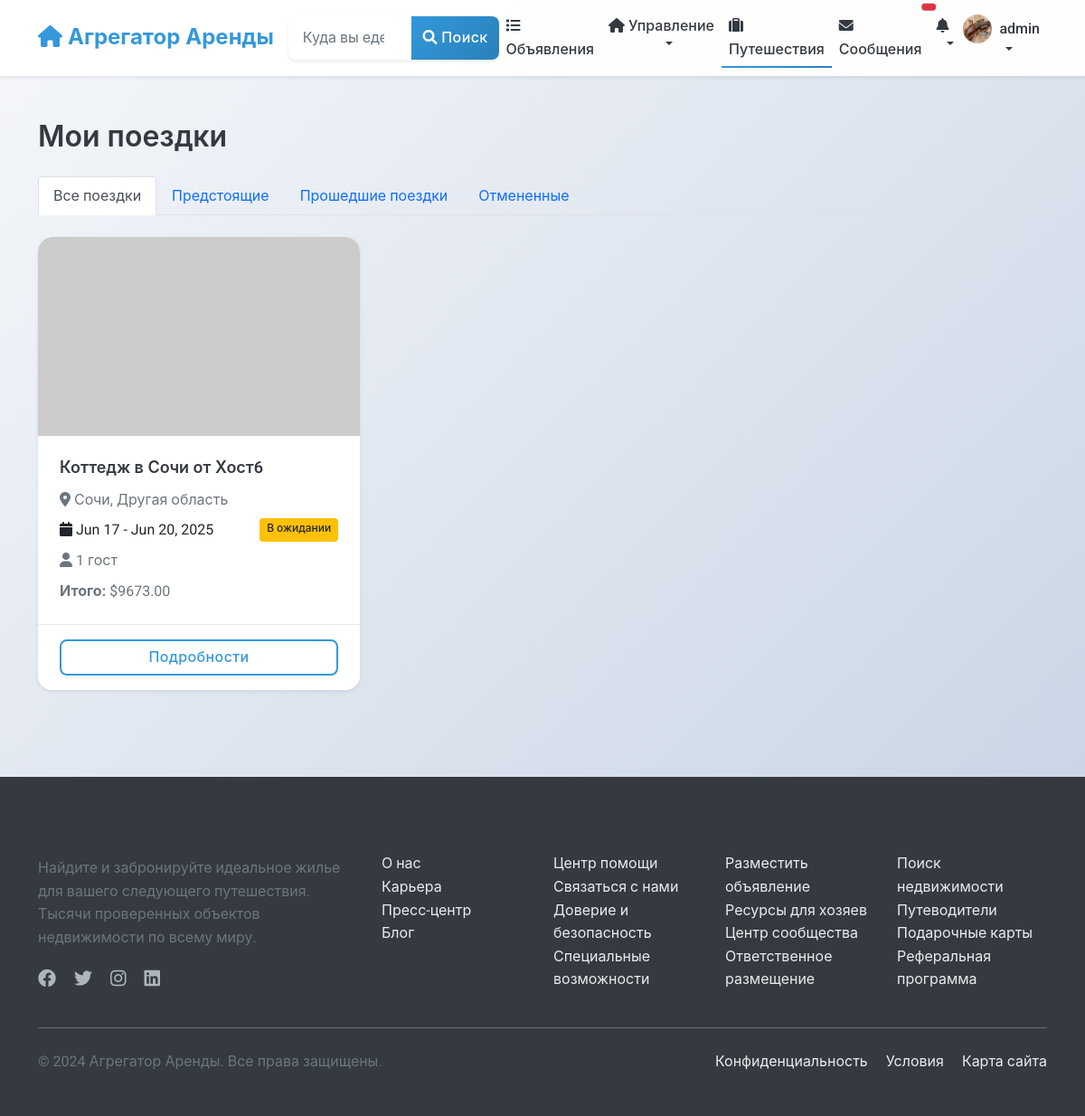
Before: /listings/my-bookings/ (signed in) with the older database file.
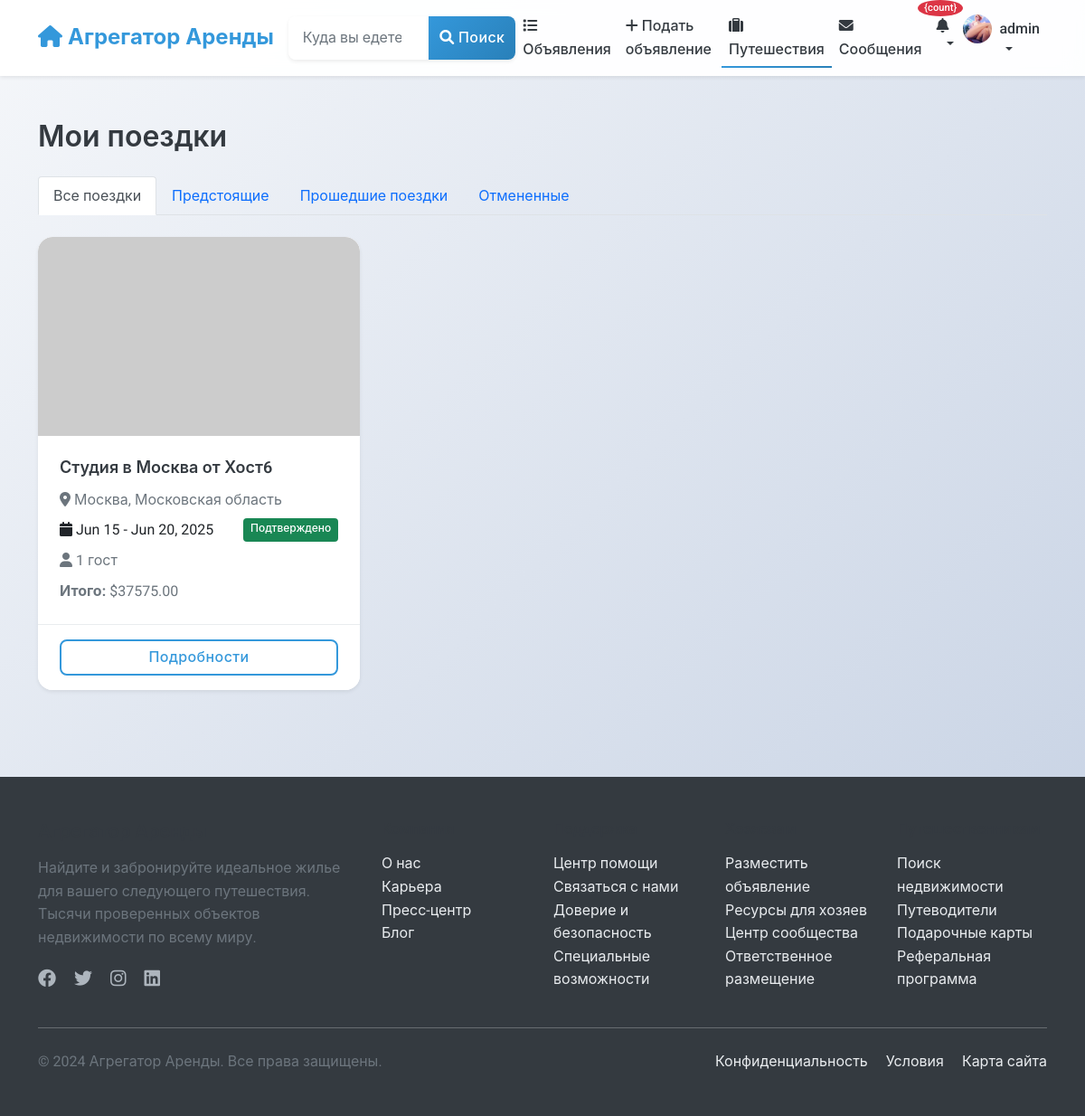
After: the same page with the newer database file.
### users/models.py (models this page shows, shortened)
class User(AbstractUser):
    phone_number = models.CharField(_("Phone number"), max_length=20, blank=True)
    profile_picture = models.ImageField(_("Profile picture"), upload_to='profile_pictures/', blank=True, null=True)
    bio = models.TextField(_("Bio"), blank=True)
    is_phone_verified = models.BooleanField(_("Phone verified"), default=False)
    is_id_verified = models.BooleanField(_("ID verified"), default=False)
    is_host = models.BooleanField(_("Is host"), default=False)
    is_guest = models.BooleanField(_("Is guest"), default=True)
    ROLE_CHOICES = [
        ('user', _('Regular User')),
        ('host', _('Host')),
        ('moderator', _('Moderator')),
        ('admin', _('Administrator')),
    ]
    role = models.CharField(_("Role"), max_length=20, choices=ROLE_CHOICES, default='user')
    email_notifications = models.BooleanField(_("Email notifications"), default=True)
    sms_notifications = models.BooleanField(_("SMS notifications"), default=False)
    date_joined = models.DateTimeField(_("Date joined"), auto_now_add=True)
    last_updated = models.DateTimeField(_("Last updated"), auto_now=True)
    class Meta:
        verbose_name = _("User")
        verbose_name_plural = _("Users")

### listings/models.py (models this page shows, shortened)
class Booking(models.Model):
    STATUS_CHOICES = [
        ('pending', _('Pending')),
        ('confirmed', _('Confirmed')),
        ('canceled', _('Canceled')),
        ('completed', _('Completed')),
    ]
    start_date = models.DateField(_("Check-in date"))
    end_date = models.DateField(_("Check-out date"))
    guests = models.PositiveSmallIntegerField(_("Number of guests"))
    status = models.CharField(_("Status"), max_length=20, choices=STATUS_CHOICES, default='pending')
    base_price = models.DecimalField(_("Base price"), max_digits=10, decimal_places=2)
    cleaning_fee = models.DecimalField(_("Cleaning fee"), max_digits=10, decimal_places=2)
    service_fee = models.DecimalField(_("Service fee"), max_digits=10, decimal_places=2)
    total_price = models.DecimalField(_("Total price"), max_digits=10, decimal_places=2)
    special_requests = models.TextField(_("Special requests"), blank=True)
    listing = models.ForeignKey(
        Listing,
        on_delete=models.CASCADE,
        related_name='bookings'
    )
    guest = models.ForeignKey(
        settings.AUTH_USER_MODEL,
        on_delete=models.CASCADE,
        related_name='bookings'
    )
    booking_reference = models.UUIDField(_("Booking reference"), default=uuid.uuid4, editable=False, unique=True)
    created_at = models.DateTimeField(_("Created at"), auto_now_add=True)
    updated_at = models.DateTimeField(_("Updated at"), auto_now=True)
    class Meta:
        verbose_name = _("Booking")
        verbose_name_plural = _("Bookings")
        ordering = ['-created_at']

class Listing(models.Model):
    title = models.CharField(_("Title"), max_length=100)
    description = models.TextField(_("Description"))
    address = models.CharField(_("Address"), max_length=255)
    city = models.CharField(_("City"), max_length=100)
    state = models.CharField(_("State/Province"), max_length=100)
    country = models.CharField(_("Country"), max_length=100)
    zip_code = models.CharField(_("ZIP/Postal Code"), max_length=20)
    latitude = models.DecimalField(_("Latitude"), max_digits=10, decimal_places=7, null=True, blank=True)
    longitude = models.DecimalField(_("Longitude"), max_digits=10, decimal_places=7, null=True, blank=True)
    price_per_night = models.DecimalField(_("Price per night"), max_digits=10, decimal_places=2)
    cleaning_fee = models.DecimalField(_("Cleaning fee"), max_digits=10, decimal_places=2, default=0)
    service_fee = models.DecimalField(_("Service fee"), max_digits=10, decimal_places=2, default=0)
    bedrooms = models.PositiveSmallIntegerField(_("Bedrooms"))
    bathrooms = models.DecimalField(_("Bathrooms"), max_digits=3, decimal_places=1)
    accommodates = models.PositiveSmallIntegerField(_("Accommodates"))
    property_type = models.CharField(_("Property type"), max_length=50)
    image_urls = models.JSONField(_("Image URLs"), default=list, null=True, blank=True)
    verification_video = models.FileField(
        _("Verification Video"),
        upload_to='verification_videos/',
        null=True,
        blank=True,
        help_text=_("Video proof of property compliance (max 250MB, for moderation only)")
    )
    amenities = models.JSONField(_("Amenities"), default=list)
    house_rules = models.TextField(_("House rules"), blank=True)
    check_in_time = models.TimeField(_("Check-in time"), null=True, blank=True)
    check_out_time = models.TimeField(_("Check-out time"), null=True, blank=True)
    minimum_nights = models.PositiveSmallIntegerField(_("Minimum nights"), default=1)
    maximum_nights = models.PositiveSmallIntegerField(_("Maximum nights"), default=30)
    is_active = models.BooleanField(_("Is active"), default=True)
    is_approved = models.BooleanField(_("Is approved"), default=False)
    host = models.ForeignKey(
        settings.AUTH_USER_MODEL,
        on_delete=models.CASCADE,
        related_name='listings'
    )
    created_at = models.DateTimeField(_("Created at"), auto_now_add=True)
    updated_at = models.DateTimeField(_("Updated at"), auto_now=True)
    class Meta:
        verbose_name = _("Listing")
        verbose_name_plural = _("Listings")
        ordering = ['-created_at', '-id']
        ordering = ['-created_at']
    @property
    def main_image_url(self):
        main_image = self.images.filter(is_main=True).first()
        if main_image:
            return main_image.image.url
        first_image = self.images.first()
        if first_image:
            return first_image.image.url
        if self.image_urls and len(self.image_urls) > 0:
            return self.image_urls[0]
        return "https://via.placeholder.com/800x600.png?text=No+Image+Available"

### listings/views.py (the view)
# urls.py: path('my-bookings/', views.user_bookings, name='user_bookings'),
@login_required
def user_bookings(request):
    bookings = Booking.objects.filter(guest=request.user).select_related('listing')
    status = request.GET.get('status')
    if status and status in [choice[0] for choice in Booking.STATUS_CHOICES]:
        bookings = bookings.filter(status=status)
    return render(request, 'listings/user_bookings.html', {
        'bookings': bookings,
        'status_choices': Booking.STATUS_CHOICES,
        'current_status': status
    })

### listings/templates/listings/user_bookings.html (shortened to what this page needs)
{% extends 'base.html' %}
{% load static %}
{% block content %}
<div class="container py-4">
    <div class="row">
        <div class="col-12">
            <h2 class="mb-4">Мои поездки</h2>
            <ul class="nav nav-tabs mb-4">
                <li class="nav-item">
                    <a class="nav-link {% if not current_status %}active{% endif %}" href="{% url 'listings:user_bookings' %}">
                        Все поездки
                    </a>
                </li>
                <li class="nav-item">
                    <a class="nav-link {% if current_status == 'upcoming' %}active{% endif %}" href="{% url 'listings:user_bookings' %}?status=upcoming">
                        Предстоящие
                    </a>
                </li>
                <li class="nav-item">
                    <a class="nav-link {% if current_status == 'completed' %}active{% endif %}" href="{% url 'listings:user_bookings' %}?status=completed">
                        Прошедшие поездки
                    </a>
                </li>
                <li class="nav-item">
                    <a class="nav-link {% if current_status == 'canceled' %}active{% endif %}" href="{% url 'listings:user_bookings' %}?status=canceled">
                        Отмененные
                    </a>
                </li>
            </ul>
            {% if bookings %}
                <div class="row row-cols-1 row-cols-md-2 row-cols-lg-3 g-4">
                    {% for booking in bookings %}
                    <div class="col">
                        <div class="card h-100 shadow-sm">
                            <img src="{{ booking.listing.main_image_url }}" class="card-img-top" alt="{{ booking.listing.title }}">
                            <div class="card-body">
                                <h5 class="card-title">{{ booking.listing.title }}</h5>
                                <p class="card-text text-muted mb-2">
                                    <i class="fas fa-map-marker-alt"></i> {{ booking.listing.city }}, {{ booking.listing.state }}
                                </p>
                                <div class="d-flex justify-content-between mb-2">
                                    <span>
                                        <i class="fas fa-calendar"></i> {{ booking.start_date|date:"M d" }} - {{ booking.end_date|date:"M d, Y" }}
                                    </span>
                                    <span class="badge {% if booking.status == 'confirmed' %}bg-success{% elif booking.status == 'pending' %}bg-warning text-dark{% elif booking.status == 'canceled' %}bg-danger{% elif booking.status == 'completed' %}bg-secondary{% endif %}">
                                        {% if booking.status == 'confirmed' %}Подтверждено
                                        {% elif booking.status == 'pending' %}В ожидании
                                        {% elif booking.status == 'canceled' %}Отменено
                                        {% elif booking.status == 'completed' %}Завершено
                                        {% endif %}
                                    </span>
                                </div>
                                <p class="card-text mb-2">
                                    <i class="fas fa-user"></i> {{ booking.guests }} гост{{ booking.guests|pluralize:"ь,я,ей" }}
                                </p>
                                <p class="card-text">
                                    <strong>Итого:</strong> ${{ booking.total_price }}
                                </p>
                            </div>
                            <div class="card-footer bg-white">
                                <div class="d-grid">
                                    <a href="{% url 'listings:booking_detail' reference=booking.booking_reference %}" class="btn btn-outline-primary">
                                        Подробности
                                    </a>
                                </div>
                            </div>
                        </div>
                    </div>
                    {% endfor %}
                </div>
            {% endif %}
        </div>
    </div>
</div>
{% endblock %}

### templates/includes/navbar.html (shortened to what this page needs)
<nav class="navbar navbar-expand-lg navbar-light bg-white shadow-sm">
    <div class="container">
        <a class="navbar-brand" href="{% url 'listings:listing_list' %}">
            <i class="fas fa-home"></i> Агрегатор Аренды
        </a>
        <div class="collapse navbar-collapse" id="navbarSupportedContent">
            <form class="d-flex mx-auto my-2 my-lg-0" action="{% url 'listings:listing_list' %}" method="get">
                <div class="input-group">
                    <input class="form-control" type="search" name="location" placeholder="Куда вы едете?"
                           aria-label="Search" value="{{ request.GET.location|default:'' }}">
                    <button class="btn btn-primary" type="submit">
                        <i class="fas fa-search"></i> Поиск
                    </button>
                </div>
            </form>
            <ul class="navbar-nav ms-auto mb-2 mb-lg-0">
                <li class="nav-item">
                    <a class="nav-link {% if request.resolver_match.url_name == 'listing_list' %}active{% endif %}"
                       href="{% url 'listings:listing_list' %}">
                        <i class="fas fa-list"></i> Объявления
                    </a>
                </li>
                {% if user.is_authenticated %}
                    {% if user.is_host %}
                    <li class="nav-item dropdown">
                        <a class="nav-link dropdown-toggle" href="#" id="hostDropdown" role="button"
                           data-bs-toggle="dropdown" aria-expanded="false">
                            <i class="fas fa-home"></i> Управление
                        </a>
                    </li>
                    {% else %}
                    <li class="nav-item">
                        <a class="nav-link" href="{% url 'listings:listing_create' %}">
                            <i class="fas fa-plus"></i> Подать объявление
                        </a>
                    </li>
                    {% endif %}
                    <li class="nav-item">
                        <a class="nav-link {% if request.resolver_match.url_name == 'user_bookings' %}active{% endif %}"
                           href="{% url 'listings:user_bookings' %}">
                            <i class="fas fa-suitcase"></i> Путешествия
                        </a>
                    </li>
                    <li class="nav-item">
                        <a class="nav-link position-relative {% if 'chat' in request.path %}active{% endif %}"
                           href="{% url 'chat:conversation_list' %}">
                            <i class="fas fa-envelope"></i> Сообщения
                            <span id="message-badge" class="position-absolute top-0 start-100 translate-middle badge rounded-pill bg-danger"
                                  hx-get="{% url 'chat:get_unread_count' %}"
                                  hx-trigger="load, every 30s"
                                  hx-swap="innerHTML">
                            </span>
                        </a>
                    </li>
                    <li class="nav-item dropdown">
                        <a class="nav-link dropdown-toggle position-relative" href="#" id="notificationDropdown"
                           role="button" data-bs-toggle="dropdown" aria-expanded="false"
                           onclick="loadNotifications()"
                           data-bs-auto-close="outside">
                            <i class="fas fa-bell"></i>
                            <span class="position-absolute"
                                  id="notification-badge-container"
                                  style="top: -8px; right: -8px; z-index: 1000;"
                                  hx-get="{% url 'notifications:get_unread_count' %}"
                                  hx-trigger="load, every 30s"
                                  hx-swap="innerHTML">
                                {% load notify_tags %}
                                {% notification_count as count %}
                                {% if count > 0 %}
                                <span class="badge bg-danger" id="notification-badge" style="font-size: 0.7rem; min-width: 18px; height: 18px; border-radius: 50%; display: flex; align-items: center; justify-content: center;">{count}</span>
                                {% endif %}
                            </span>
                        </a>
                    </li>
                    <li class="nav-item dropdown">
                        <a class="nav-link dropdown-toggle d-flex align-items-center" href="#" id="userDropdown" role="button"
                           data-bs-toggle="dropdown" aria-expanded="false">
                            {% if user.profile_picture %}
                                <img src="{{ user.profile_picture.url }}" alt="{{ user.username }}" class="rounded-circle me-2" width="32" height="32" style="object-fit: cover;">
                            {% else %}
                                <i class="fas fa-user-circle fa-lg me-2"></i>
                            {% endif %}
                            {{ user.username }}
                        </a>
                    </li>
                {% endif %}
            </ul>
        </div>
    </div>
</nav>

Changed rows visible on the page:
no longer on this page (row edited): Booking: listing "Коттедж в Сочи от Хост6", listing.city "Сочи", listing.state "Другая область", start_date "Jun 17", end_date "Jun 20, 2025", status "В ожидании", guests "1", total_price "9673.00"
changed User "admin": is_host True → False (drawn); profile_picture: a different picture
added Booking: listing "Студия в Москва от Хост6", listing.city "Москва", listing.state "Московская область", start_date "Jun 15", end_date "Jun 20, 2025", status "Подтверждено", guests "1", total_price "37575.00"
Other visible differences:
text no longer shown: "Управление"
text now shown: "Подать объявление {count}"
